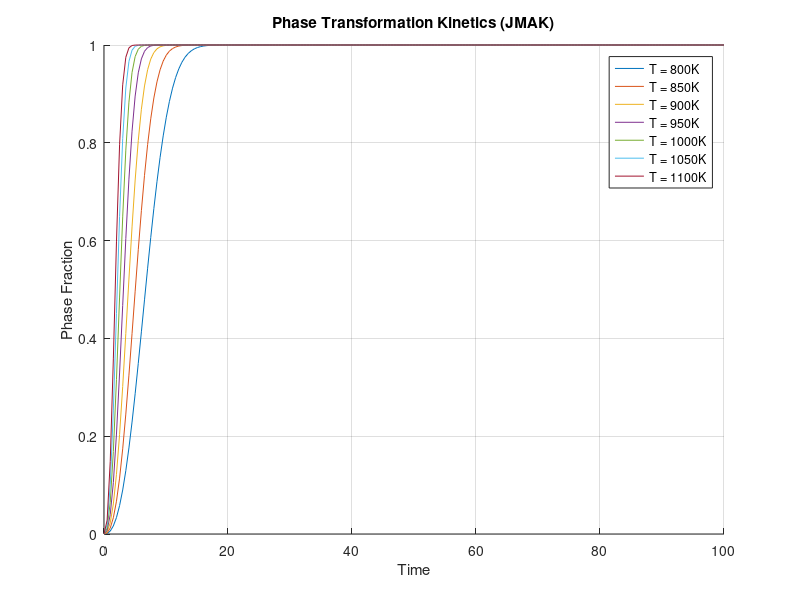
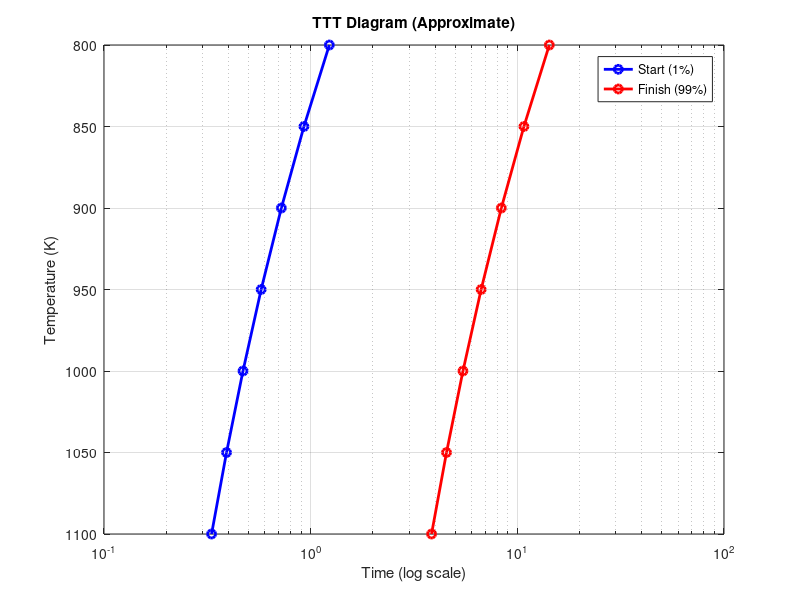
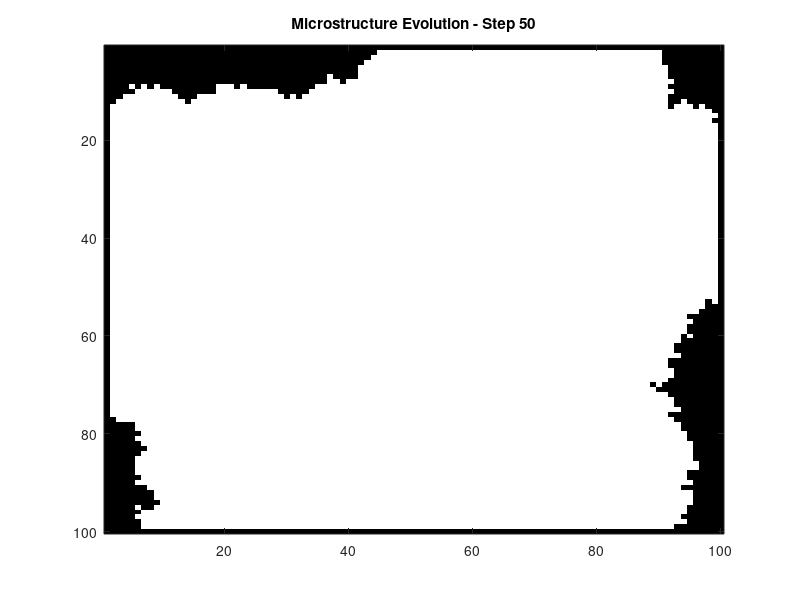
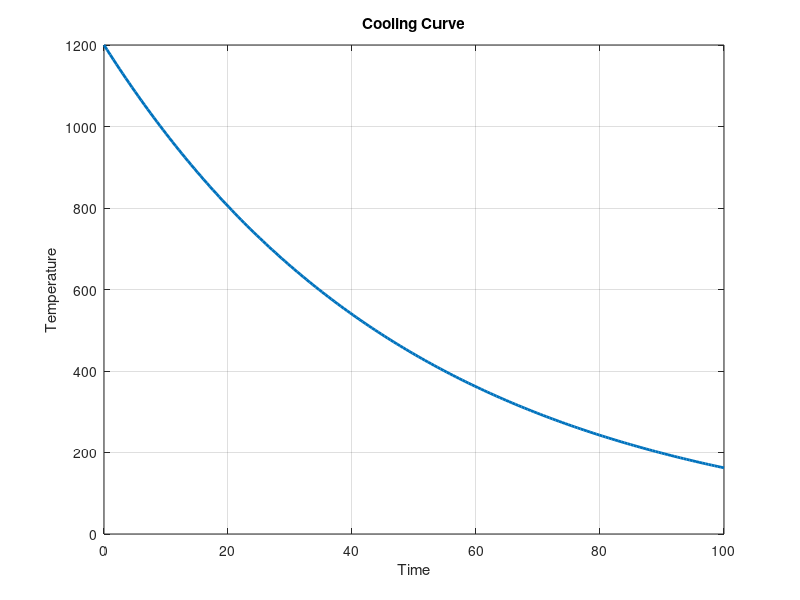

These charts were generated, in order, by the following MATLAB code:
clc;
clear;
close all;

%% ===============================
% 1. PARAMETERS
%% ===============================
n = 2.5;              % Avrami exponent
k0 = 1e3;             % Pre-exponential factor
Q = 80000;            % Activation energy (J/mol)
R = 8.314;            % Gas constant

T = 800:50:1100;      % Temperature range (K)
t = linspace(0,100,200);  % Time array

%% ===============================
% 2. JMAK PHASE TRANSFORMATION
%% ===============================
figure;
hold on;

for i = 1:length(T)
    k = k0 * exp(-Q/(R*T(i)));   % temperature-dependent rate constant
    X = 1 - exp(-k * t.^n);      % JMAK equation

    plot(t, X, 'DisplayName', ['T = ' num2str(T(i)) 'K']);
end

xlabel('Time');
ylabel('Phase Fraction');
title('Phase Transformation Kinetics (JMAK)');
legend;
grid on

%% ===============================
% 2A. NUMERICAL ANALYSIS (JMAK)
%% ===============================

fprintf('\n--- Phase Transformation Values ---\n');

for i = 1:length(T)

    k = k0 * exp(-Q/(R*T(i)));
    X = 1 - exp(-k * t.^n);

    % t10, t50, t90
    t10 = t(find(X >= 0.1,1));
    t50 = t(find(X >= 0.5,1));
    t90 = t(find(X >= 0.9,1));

    % transformation rate
    dXdt = diff(X) ./ diff(t);
    max_rate = max(dXdt);

    % final phase fraction
    final_fraction = X(end);

    fprintf('T = %d K | t10 = %.2f | t50 = %.2f | t90 = %.2f | MaxRate = %.4f | Final = %.2f\n', ...
        T(i), t10, t50, t90, max_rate, final_fraction);
end

%% ===============================
% 3. TTT DIAGRAM (Approximate)
%% ===============================
t_start = zeros(size(T));
t_finish = zeros(size(T));

for i = 1:length(T)
    k = k0 * exp(-Q/(R*T(i)));

    % time for 1% and 99% transformation
    t_start(i) = ((-log(1-0.01))/k)^(1/n);
    t_finish(i) = ((-log(1-0.99))/k)^(1/n);
end

figure;
semilogx(t_start, T, 'b-o', 'LineWidth', 2);
hold on;
semilogx(t_finish, T, 'r-o', 'LineWidth', 2);

set(gca, 'YDir', 'reverse');
xlabel('Time (log scale)');
ylabel('Temperature (K)');
title('TTT Diagram (Approximate)');
legend('Start (1%)', 'Finish (99%)');
grid on

%% ===============================
% 4. 2D MICROSTRUCTURE SIMULATION
%% ===============================
N = 100;                         % grid size
micro_grid = zeros(N,N);               % 0 = austenite, 1 = transformed

% initial nuclei
num_nuclei = 10;
for k = 1:num_nuclei
    x = randi(N);
    y = randi(N);
    micro_grid(x,y) = 1;
end

figure;

steps = 50;
for step = 1:steps
    new_grid = micro_grid;

    for i = 2:N-1
        for j = 2:N-1

            if micro_grid(i,j) == 0
                neighbors = sum(sum(micro_grid(i-1:i+1, j-1:j+1)))- micro_grid(i, j);

                % growth probability
                prob = neighbors / 8;

                if rand < prob
                    new_grid(i,j) = 1;
                end
            end

        end
    end

    micro_grid = new_grid;

    imagesc(micro_grid);
    colormap(gray);
    title(['Microstructure Evolution - Step ' num2str(step)]);
    pause(0.1);
end

%% ===============================
% 4A. MICROSTRUCTURE FRACTION
%% ===============================

fraction_transformed = sum(micro_grid(:)) / numel(micro_grid);

fprintf('\n--- Microstructure Result ---\n');
fprintf('Transformed Phase Fraction = %.4f\n', fraction_transformed);

%% ===============================
% 5. COOLING CURVE
%% ===============================
t_cool = linspace(0,100,200);
T0 = 1200;
k_cool = 0.02;

T_cooling = T0 * exp(-k_cool * t_cool);

figure;
plot(t_cool, T_cooling, 'LineWidth', 2);
xlabel('Time');
ylabel('Temperature');
title('Cooling Curve');
grid on

%% ===============================
% 5A. COOLING RATE CALCULATION
%% ===============================

cooling_rate = abs(diff(T_cooling) ./ diff(t_cool));
avg_cooling_rate = mean(cooling_rate);
max_cooling_rate = max(cooling_rate);

fprintf('\n--- Cooling Rate ---\n');
fprintf('Average Cooling Rate = %.4f K/s\n', avg_cooling_rate);
fprintf('Maximum Cooling Rate = %.4f K/s\n', max_cooling_rate);
